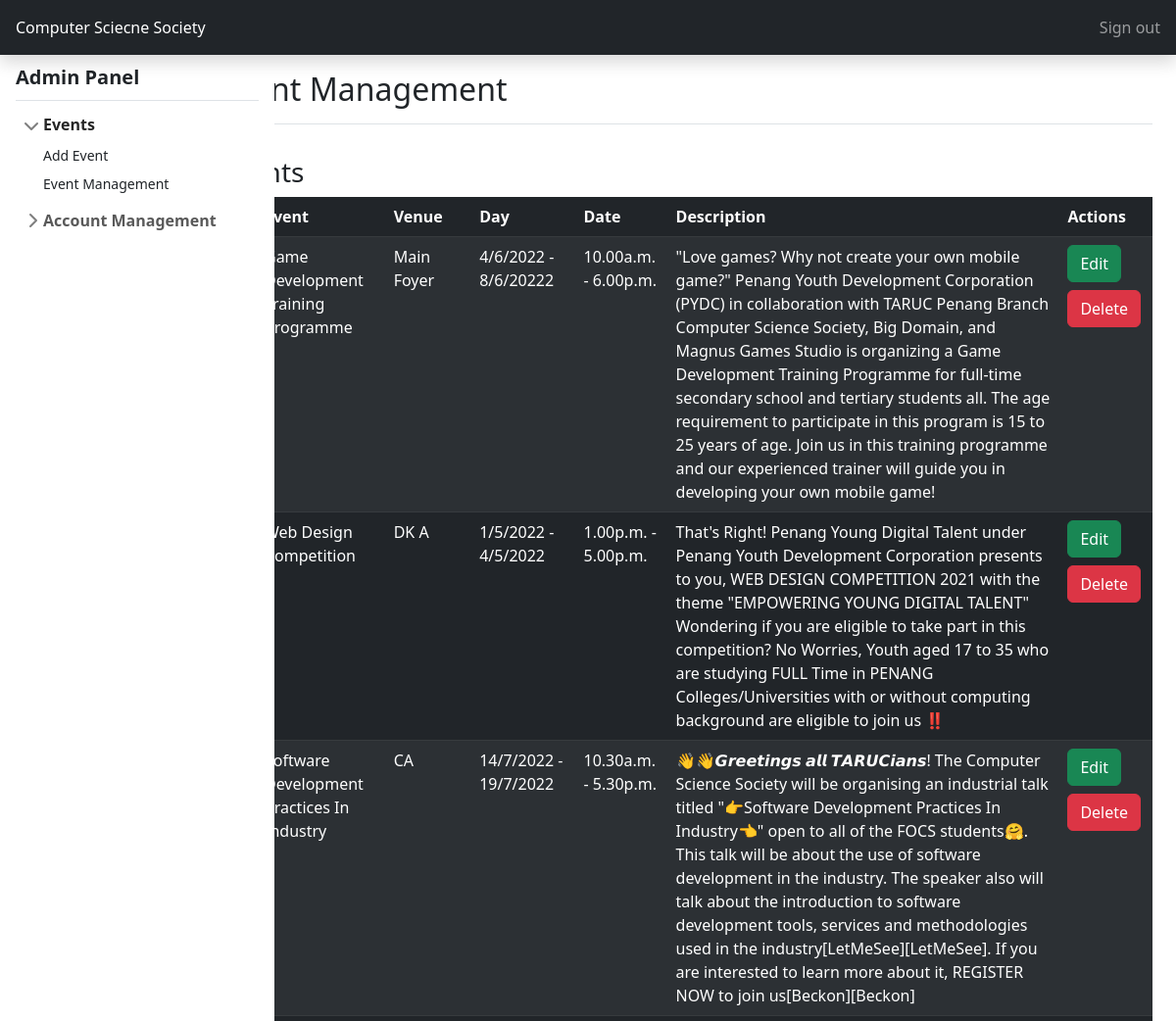
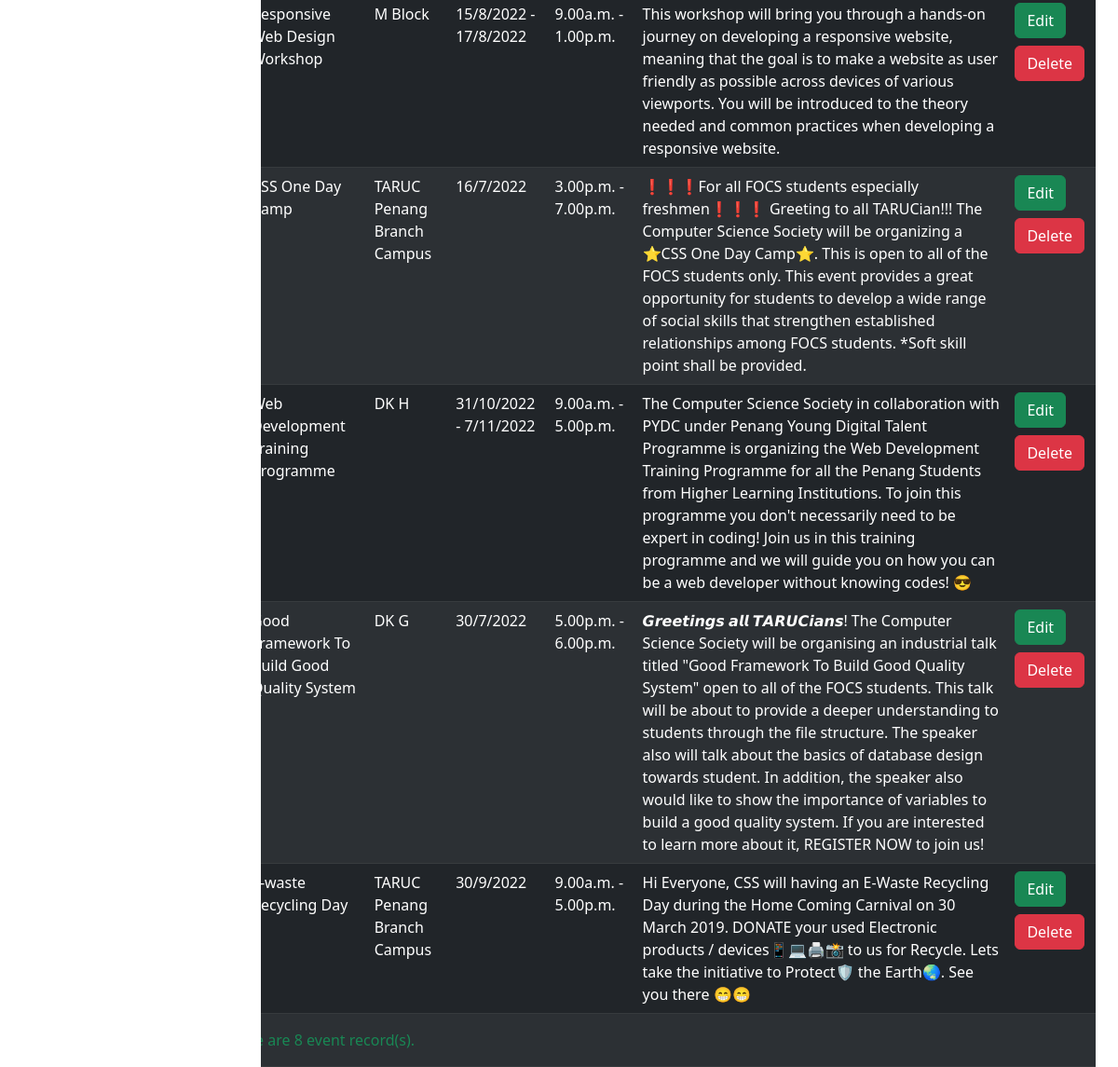
The page /ComputerScienceSociety/adminEditE.php on the database its author committed (2 pictures, top to bottom).
### tables this page shows
CREATE TABLE `events` (
  `EventID` int(10) NOT NULL,
  `Event` varchar(191) NOT NULL,
  `Venue` varchar(191) NOT NULL,
  `Day` varchar(191) NOT NULL,
  `Time` varchar(191) NOT NULL,
  `Description` varchar(800) NOT NULL
);

### ComputerScienceSociety/adminEditE.php (the view, shortened to what this page needs)
<!doctype html>
<html>
    <head>
        <link href="https://cdn.jsdelivr.net/npm/bootstrap@5.2.0/dist/css/bootstrap.min.css" rel="stylesheet">
        <link rel="stylesheet" href="https://cdnjs.cloudflare.com/ajax/libs/font-awesome/5.15.4/css/all.min.css" />
        <link href="adminStyles.css" rel="stylesheet">
      </head>
    <body>
      <header class="navbar navbar-dark sticky-top bg-dark flex-md-nowrap p-0 shadow">
        <a class="navbar-brand col-md-3 col-lg-2 me-0 px-3 py-3 fs-6" href="adminMain.php">Computer Sciecne Society</a>
        <div class="navbar-nav">
          <div class="nav-item text-nowrap">
            <a class="nav-link px-3" href="MainPage.php">Sign out</a>
          </div>
        </div>
      </header>
      <nav class="d-flex flex-nowrap sidebar">
        <div class="flex-shrink-0 p-3 bg-white" style="width: 280px;">
          <p href="/" class="d-flex align-items-center pb-2 mb-2 link-dark text-decoration-none border-bottom">
            <span class="fs-5 fw-semibold">Admin Panel</span>
          </p>
          <ul class="list-unstyled ps-0">
            <li class="mb-1">
              <button class="btn btn-toggle d-inline-flex align-items-center rounded border-0 collapsed" data-bs-toggle="collapse" data-bs-target="#home-collapse" aria-expanded="true">
                Events
              </button>
              <div class="collapse show" id="home-collapse">
                <ul class="btn-toggle-nav list-unstyled fw-normal pb-1 small">
                  <li><a href="adminAddE.php" class="link-dark d-inline-flex text-decoration-none rounded">Add Event</a></li>
                  <li><a href="adminEditE.php" class="link-dark d-inline-flex text-decoration-none rounded">Event Management</a></li>
                </ul>
              </div>
            </li>
            <li class="mb-1">
              <button class="btn btn-toggle d-inline-flex align-items-center rounded border-0 collapsed" data-bs-toggle="collapse" data-bs-target="#dashboard-collapse" aria-expanded="false">
                Account Management
              </button>
            </li>
          </ul>
        </div>
      </nav>
    <div class="col-md-9 ms-sm-auto col-lg-10 px-md-4">
      <div class="d-flex justify-content-between flex-wrap flex-md-nowrap align-items-center pt-3 pb-2 mb-3 border-bottom">
        <h1 class="h2">Event Management</h1>
      </div>
      <div class="pt-3">
        <table class="table table-striped table-dark table-sm">
            <thead>
                <tr>
                <h3>Events</h3>
                <th scope="col" class="p-2">ID.</th>
                <th scope="col" class="p-2">Event</th>
                <th scope="col" class="p-2">Venue</th>
                <th scope="col" class="p-2">Day</th>
                <th scope="col" class="p-2">Date</th>
                <th scope="col" class="p-2">Description</th>
                <th scope="col" class="p-2">Actions</th>
              </tr>
            </thead>
            <tbody>
              <?php
                $con = new mysqli(DB_HOST, DB_USER, DB_PASS, DB_NAME);
                $sql = "SELECT * FROM events";
                if ($result = $con->query($sql))
                {
                    while ($row = $result->fetch_object())
                    {
                        printf('
                            <tr>
                                <td class="p-2">%s</td>
                                <td class="p-2">%s</td>
                                <td class="p-2">%s</td>
                                <td class="p-2">%s</td>
                                <td class="p-2">%s</td>
                                <td class="p-2">%s</td>
                                <td>
                                <button type="button" class="btn btn-success m-1" name="edit"><a class="text-decoration-none text-white" href="editEventDB.php?id=%s>">Edit</a></button>
                                <button type="button" class="btn btn-danger m-1" name="delete"><a class="text-decoration-none text-white" href="delEventDB.php?id=%s">Delete</a></button>
                                </td>
                            </tr>',
                            $row->EventID,
                            $row->Event,
                            $row->Venue,
                            $row->Day,
                            $row->Time,
                            $row->Description,
                            $row->EventID,
                            $row->EventID);
                }
                printf('
                    <tr>
                    <td colspan = "8" class="p-3 text-success">
                        There are %d event record(s).
                    </td>
                    </tr>', $result->num_rows);
                }
              ?>
            </tbody>
        </table>
      </div>
    </div>
    </body>
</html>

### ComputerScienceSociety/adminStyles.css (style rules this page uses)
body { min-height: 100vh; min-height: -webkit-fill-available; }
html { height: -webkit-fill-available; }
.sidebar { position: fixed; top: 0; bottom: 0; left: 0; z-index: 100; padding: 48px 0 0; box-shadow: inset -1px 0 0 rgba(0, 0, 0, .1); }
.btn-toggle { padding: .25rem .5rem; font-weight: 600; color: rgba(0, 0, 0, .65); background-color: transparent; }
.btn-toggle::before { width: 1.25em; line-height: 0; transition: transform .35s ease; transform-origin: .5em 50%; }
.btn-toggle[aria-expanded="true"] { color: rgba(0, 0, 0, .85); }
.btn-toggle[aria-expanded="true"]::before { transform: rotate(90deg); }
.btn-toggle-nav a { padding: .1875rem .5rem; margin-top: .125rem; margin-left: 1.25rem; }

### rows shown on the page
events: Event "Game Development Training Programme", Venue "Main Foyer", Day "4/6/2022 - 8/6/20222", Time "10.00a.m. - 6.00p.m.", Description "\"Love games? Why not create your own mobile game?\" Penang Youth Development Corporation (PYDC) in collaboration with TARUC Penang Branch Computer Science Society, Big Domain, and Magnus Games Studio is organizing a Game Development Training Programme for full-time secondary school and tertiary students all. The age requirement to participate in this program is 15 to 25 years of age. Join us in this training programme and our experienced trainer will guide you in developing your own mobile game!"
events: Event "Web Design Competition", Venue "DK A", Day "1/5/2022 - 4/5/2022", Time "1.00p.m. - 5.00p.m.", Description "That's Right! Penang Young Digital Talent under Penang Youth Development Corporation presents to you, WEB DESIGN COMPETITION 2021 with the theme \"EMPOWERING YOUNG DIGITAL TALENT\" Wondering if you are eligible to take part in this competition? No Worries, Youth aged 17 to 35 who are studying FULL Time in PENANG Colleges/Universities with or without computing background are eligible to join us ‼️"
events: Event "Software Development Practices In Industry", Venue "CA", Day "14/7/2022 - 19/7/2022", Time "10.30a.m. - 5.30p.m.", Description "👋👋𝙂𝙧𝙚𝙚𝙩𝙞𝙣𝙜𝙨 𝙖𝙡𝙡 𝙏𝘼𝙍𝙐𝘾𝙞𝙖𝙣𝙨! The Computer Science Society‍ will be organising an industrial talk titled \"👉Software Development Practices In Industry👈\" open to all of the FOCS students🤗. This talk will be about the use of software development in the industry. The speaker also will talk about the introduction to software development tools, services and methodologies used in the industry[LetMeSee][LetMeSee]. If you are interested to learn more about it, REGISTER NOW to join us[Beckon][Beckon]"
events: Event "Responsive Web Design Workshop", Venue "M Block", Day "15/8/2022 - 17/8/2022", Time "9.00a.m. - 1.00p.m.", Description "This workshop will bring you through a hands-on journey on developing a responsive website, meaning that the goal is to make a website as user friendly as possible across devices of various viewports. You will be introduced to the theory needed and common practices when developing a responsive website."
events: Event "CSS One Day Camp", Venue "TARUC Penang Branch Campus", Day "16/7/2022", Time "3.00p.m. - 7.00p.m.", Description "❗❗❗For all FOCS students especially freshmen❗❗❗ Greeting to all TARUCian!!! The Computer Science Society will be organizing a ⭐CSS One Day Camp⭐. This is open to all of the FOCS students only. This event provides a great opportunity for students to develop a wide range of social skills that strengthen established relationships among FOCS students. *Soft skill point shall be provided."
events: Event "Web Development Training Programme", Venue "DK H", Day "31/10/2022 - 7/11/2022", Time "9.00a.m. - 5.00p.m.", Description "The Computer Science Society in collaboration with PYDC under Penang Young Digital Talent Programme is organizing the Web Development Training Programme for all the Penang Students from Higher Learning Institutions. To join this programme you don't necessarily need to be expert in coding! Join us in this training programme and we will guide you on how you can be a web developer without knowing codes! 😎"
events: Event "Good Framework To Build Good Quality System", Venue "DK G", Day "30/7/2022", Time "5.00p.m. - 6.00p.m.", Description "𝙂𝙧𝙚𝙚𝙩𝙞𝙣𝙜𝙨 𝙖𝙡𝙡 𝙏𝘼𝙍𝙐𝘾𝙞𝙖𝙣𝙨! The Computer Science Society‍ will be organising an industrial talk titled \"Good Framework To Build Good Quality System\" open to all of the FOCS students. This talk will be about to provide a deeper understanding to students through the file structure. The speaker also will talk about the basics of database design towards student. In addition, the speaker also would like to show the importance of variables to build a good quality system. If you are interested to learn more about it, REGISTER NOW to join us!"
events: Event "E-waste Recycling Day", Venue "TARUC Penang Branch Campus", Day "30/9/2022", Time "9.00a.m. - 5.00p.m.", Description "Hi Everyone, CSS will having an E-Waste Recycling Day during the Home Coming Carnival on 30 March 2019. DONATE your used Electronic products / devices📱💻🖨📸 to us for Recycle. Lets take the initiative to Protect🛡 the Earth🌏. See you there 😁😁"

### other values the page prints
$result->num_rows "8"
